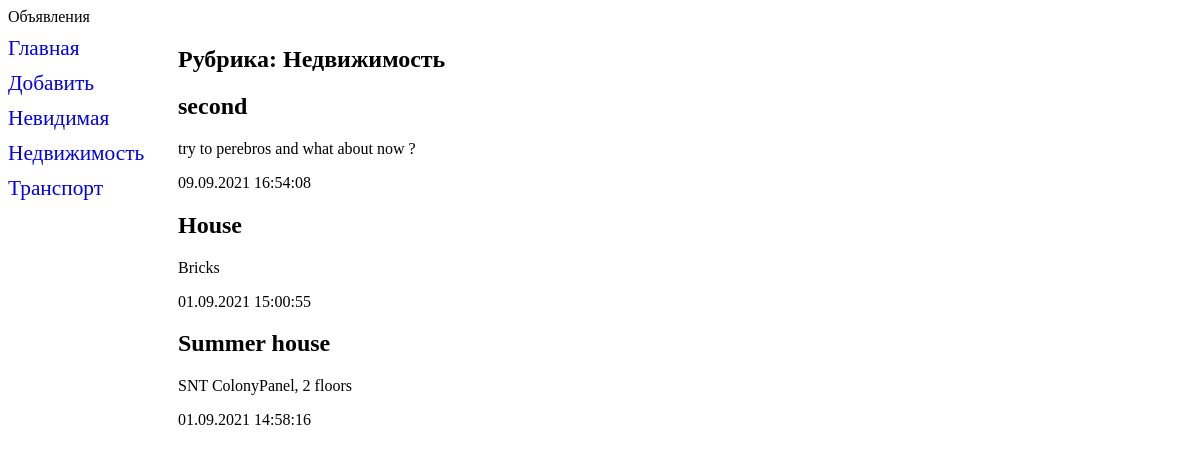
Screenshot of /bboard/1/ with the database file from the repository.
### bboard/models.py (models this page shows, shortened)
class Rubric(models.Model) :
    def get_absolute_url(self):
        return f'/bboard/{self.pk}'
    name = models.CharField(max_length=20, db_index=True, verbose_name='Название')
    some = models.CharField(max_length=4, verbose_name='Some test') # ??????
    show = models.BooleanField(default=True)    # Не дает возможность выбрать рубрику False
    class Meta:
        verbose_name_plural = 'Рубрики'
        verbose_name        = 'Рубрика'
        ordering            = ['name']

class Bb(models.Model):
    class Kinds(models.TextChoices):
                    BUY = 'b', 'Куплю'
                    SELL = 's', 'Продам'
                    EXCHANGE = 'с', 'Обменяю'
                    RENT = 'r'
                    __empty__ = 'Выберите тип публикуемого объявления'
    kind        = models.CharField(max_length=1,choices=Kinds.choices,default=Kinds.SELL)
    title       = models.CharField(max_length=50, verbose_name='Товар',
                                    validators=[validators.MinLengthValidator(get_min_length)])
    content     = models.TextField(null=True, blank=True, verbose_name='Описание')
    price       = models.FloatField(null=True, blank=True, verbose_name="Цена")
    published   = models.DateTimeField(auto_now_add=True, db_index=True, verbose_name="Опубликовано")
    changed     = models.DateTimeField(auto_now=True, db_index=True, verbose_name="Изменено")
    rubric      = models.ForeignKey('Rubric', null=True, on_delete=models.PROTECT, verbose_name='Рубрика',
                                     limit_choices_to={'show': True})
    class Meta:
        verbose_name_plural = 'Объявления'
        verbose_name        = 'Объявление'
        ordering            = ['-published']
        unique_together     = ('title', 'price')    # Ограничение на уже имеющуюся комбинацию в БД

### bboard/views.py (the view)
# urls.py: path('<int:rubric_id>/', by_rubric, name='by_rubric'),
def by_rubric(request, rubric_id):
    bbs             = Bb.objects.filter(rubric=rubric_id)
    rubrics         = Rubric.objects.all()
    current_rubric  = Rubric.objects.get(pk=rubric_id)
    context         = {'bbs': bbs, 'rubrics': rubrics, 'current_rubric': current_rubric}
    return render(request, 'bboard/by_rubric.html', context)

### bboard/templates/bboard/by_rubric.html (shortened to what this page needs)
{% extends "layout/basic.html" %}
{% block content %}
<h2>Рубрика: {{ current_rubric.name }}</h2>
{% for bb in bbs %}
<div>
    <h2>{{ bb.title }}</h2>
    <p>{{ bb.content }}</p>
    <p>{{ bb.published|date:"d.m.Y H:i:s" }}</p>
</div>
{% endfor %}
{% endblock %}

### bboard/templates/layout/basic.html (shortened to what this page needs)
{% load static %}
<!DOCTYPE html>
<html>
<head>
</head>
<body>
    <header>
        <hl>Объявления</hl>
        <link rel="stylesheet" type="text/css" href="{% static 'bboard/style.css' %}">
    </header>
    <nav>
        <a href="{% url 'index' %}">Главная</а>
            <a href="{% url 'add' %}">Добавить</а>
                {% for rubric in rubrics %}
                <a href="{{ rubric.get_absolute_url }}">
                    {{ rubric.name }}</a>
                {% endfor %}
    </nav>
    <section>
        {% block content %}
        {% endblock %}
    </section>
</body>
</html>

### bboard/static/bboard/style.css (style rules this page uses)
nav { font-size: 16pt; width: 150px; float: left; }
nav a { display: block; margin: 10px 0px; text-decoration: none; }
section { margin-left: 170px; }

### rows the page displays
Rubric: name "Невидимая"
Rubric: name "Недвижимость"
Rubric: name "Транспорт"
Bb: title "second", content "try to perebros and what about now ?", published "09.09.2021 16:54:08"
Bb: title "House", content "Bricks", published "01.09.2021 15:00:55"
Bb: title "Summer house", content "SNT ColonyPanel, 2 floors", published "01.09.2021 14:58:16"
